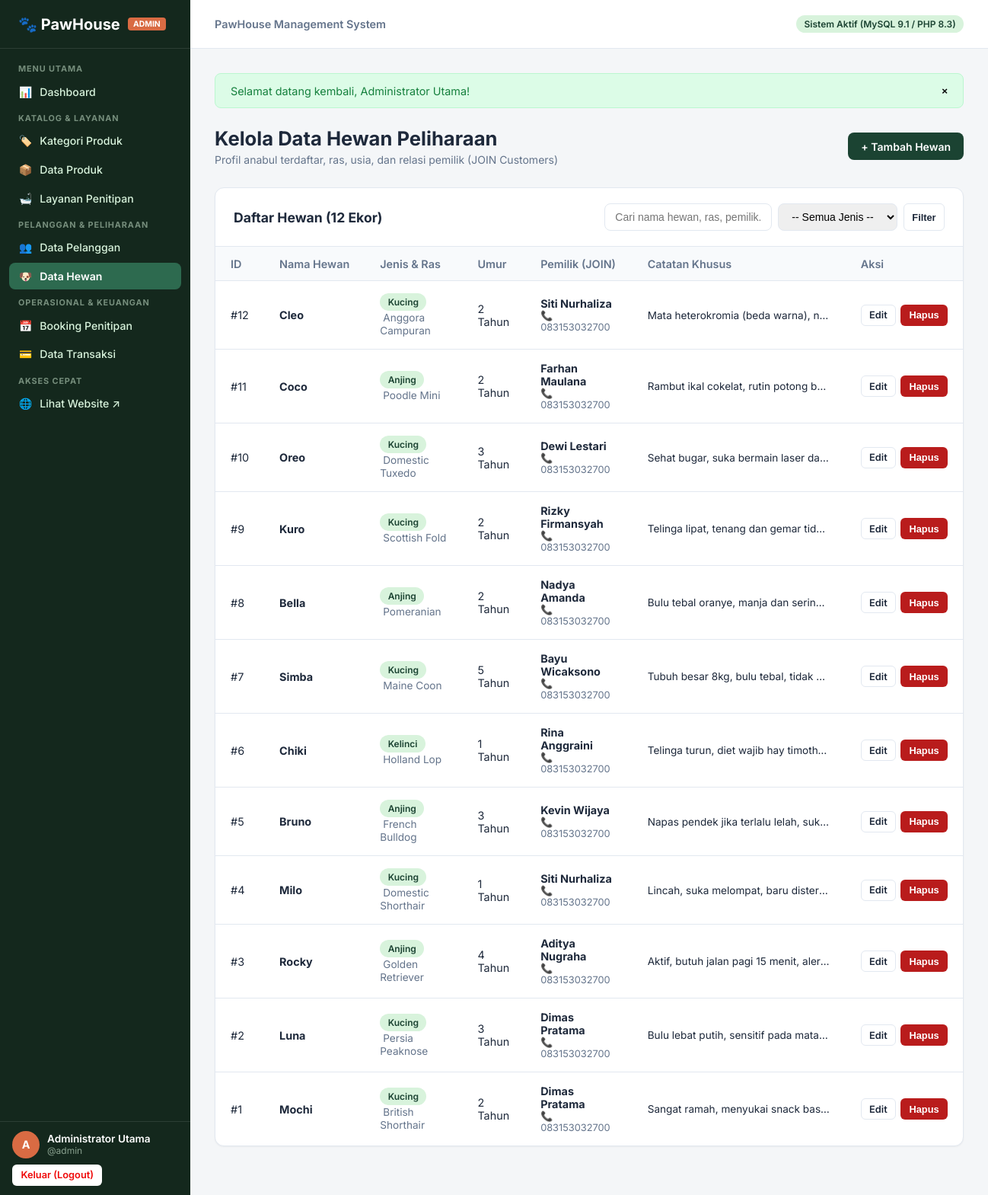
Page /admin/pets/index.php (signed in) on the committed database.
### tables this page shows
CREATE TABLE `pets` (
  `id` INT AUTO_INCREMENT PRIMARY KEY,
  `customer_id` INT NOT NULL,
  `name` VARCHAR(100) NOT NULL,
  `type` VARCHAR(50) NOT NULL,
  `breed` VARCHAR(100) NULL,
  `age` INT NOT NULL DEFAULT 1,
  `notes` TEXT NULL,
  `created_at` TIMESTAMP DEFAULT CURRENT_TIMESTAMP,
  CONSTRAINT `fk_pets_customer` FOREIGN KEY (`customer_id`) 
    REFERENCES `customers` (`id`) ON UPDATE CASCADE ON DELETE CASCADE
);

CREATE TABLE `customers` (
  `id` INT AUTO_INCREMENT PRIMARY KEY,
  `name` VARCHAR(100) NOT NULL,
  `phone` VARCHAR(20) NOT NULL,
  `email` VARCHAR(100) NULL,
  `address` TEXT NULL,
  `created_at` TIMESTAMP DEFAULT CURRENT_TIMESTAMP
);

### config/database.php (called while the page is built, shortened)
<?php
function base_url(string $path = ''): string {
    return BASE_URL . ($path ? '/' . ltrim($path, '/') : '');
}

### includes/functions.php (called while the page is built, shortened)
<?php
function e(?string $value): string {
    return htmlspecialchars((string)$value, ENT_QUOTES, 'UTF-8');
}

### admin/pets/index.php (the view, shortened to what this page needs)
<?php
require_once __DIR__ . '/../../config/database.php';
require_once __DIR__ . '/../../includes/functions.php';
$pdo = db();
$search = trim($_GET['q'] ?? '');
$sql = "
    SELECT
        pet.*,
        cust.name AS owner_name,
        cust.phone AS owner_phone
    FROM pets pet
    JOIN customers cust ON pet.customer_id = cust.id
    WHERE 1=1
";
$params = [];
$sql .= " ORDER BY pet.id DESC";
$stmt = $pdo->prepare($sql);
$stmt->execute($params);
$pets = $stmt->fetchAll();
require_once __DIR__ . '/../../includes/admin-header.php';
?>
<div class="page-header">
    <div>
        <h1 class="page-title">Kelola Data Hewan Peliharaan</h1>
        <p class="page-subtitle">Profil anabul terdaftar, ras, usia, dan relasi pemilik (JOIN Customers)</p>
    </div>
    <div>
        <a href="<?= base_url('admin/pets/create.php') ?>" class="btn btn-primary">+ Tambah Hewan</a>
    </div>
</div>
<div class="data-card">
    <div class="data-card-header">
        <h2 class="data-card-title">Daftar Hewan (<?= count($pets) ?> Ekor)</h2>
        <div class="card-toolbar">
            <form action="<?= base_url('admin/pets/index.php') ?>" method="GET" style="display:flex; gap:0.5rem; flex-wrap:wrap;">
                <input type="text" name="q" class="search-input" placeholder="Cari nama hewan, ras, pemilik..." value="<?= e($search) ?>">
                <select name="type" class="search-input" style="min-width: 140px;">
                    <option value="">-- Semua Jenis --</option>
                </select>
                <button type="submit" class="btn btn-outline btn-sm">Filter</button>
            </form>
        </div>
    </div>
    <div class="table-responsive">
        <table class="admin-table">
            <thead>
                <tr>
                    <th style="width: 50px;">ID</th>
                    <th>Nama Hewan</th>
                    <th>Jenis & Ras</th>
                    <th>Umur</th>
                    <th>Pemilik (JOIN)</th>
                    <th>Catatan Khusus</th>
                    <th style="width: 140px;">Aksi</th>
                </tr>
            </thead>
            <tbody>
                <?php if (empty($pets)): ?>
                    <tr>
                        <td colspan="7" class="empty-state">Tidak ada data hewan ditemukan.</td>
                    </tr>
                <?php else: ?>
                    <?php foreach ($pets as $p): ?>
                        <tr>
                            <td>#<?= e($p['id']) ?></td>
                            <td><strong><?= e($p['name']) ?></strong></td>
                            <td>
                                <span class="badge badge-primary"><?= e($p['type']) ?></span>
                                <span style="font-size: 0.85rem; color: var(--admin-text-muted); margin-left: 4px;"><?= e($p['breed'] ?: 'Campuran') ?></span>
                            </td>
                            <td><?= e($p['age']) ?> Tahun</td>
                            <td>
                                <div><strong><?= e($p['owner_name']) ?></strong></div>
                                <div style="font-size: 0.8rem; color: var(--admin-text-muted);">📞 <?= e($p['owner_phone']) ?></div>
                            </td>
                            <td>
                                <div style="font-size: 0.85rem; max-width: 240px; white-space: nowrap; overflow: hidden; text-overflow: ellipsis;">
                                    <?= e($p['notes'] ?: '-') ?>
                                </div>
                            </td>
                            <td>
                                <div class="actions-cell">
                                    <a href="<?= base_url('admin/pets/edit.php?id=' . $p['id']) ?>" class="btn btn-outline btn-sm">Edit</a>
                                    <form action="<?= base_url('admin/pets/delete.php') ?>" method="POST" class="form-delete" data-name="hewan <?= e($p['name']) ?>" style="display:inline;">
                                        <button type="submit" class="btn btn-danger btn-sm">Hapus</button>
                                    </form>
                                </div>
                            </td>
                        </tr>
                    <?php endforeach; ?>
                <?php endif; ?>
            </tbody>
        </table>
    </div>
</div>
<?php require_once __DIR__ . '/../../includes/admin-footer.php'; ?>

### assets/css/admin.css (style rules this page uses)
:root { --admin-sidebar-bg: #14281D; --admin-sidebar-hover: #1E3F2E; --admin-sidebar-active: #2D6A4F; --admin-sidebar-text: #D8F3DC; --color-primary: #1B4332; --color-primary-light: #2D6A4F; --color-accent: #D96B43; --color-accent-hover: #BF5730; --admin-bg: #F4F6F8; --admin-surface: #FFFFFF; --admin-border: #E2E8F0; --admin-text: #1E293B; --admin-text-muted: #64748B; --color-success: #15803D; --color-success-bg: #DCFCE7; --color-warning: #B45309; --color-warning-bg: #FEF3C7; --color-danger: #B91C1C; --color-danger-bg: #FEE2E2; --color-info: #0369A1; --color-info-bg: #E0F2FE; --sidebar-width: 250px; --header-height: 64px; --radius-sm: 6px; --radius-md: 8px; --radius-lg: 12px; --shadow-sm: 0 1px 2px 0 rgba(0, 0, 0, 0.05); --shadow-md: 0 4px 6px -1px rgba(0, 0, 0, 0.1), 0 2px 4px -1px rgba(0, 0, 0, 0.06); }
*, *::before, *::after { box-sizing: border-box; margin: 0; padding: 0; }
body { font-family: 'Inter', -apple-system, BlinkMacSystemFont, 'Segoe UI', Roboto, sans-serif; color: var(--admin-text); background: var(--admin-bg); min-height: 100vh; display: flex; }
.page-header { display: flex; justify-content: space-between; align-items: center; margin-bottom: 1.75rem; flex-wrap: wrap; gap: 1rem; }
.page-title { font-size: 1.6rem; font-weight: 700; color: var(--admin-text); }
.page-subtitle { font-size: 0.875rem; color: var(--admin-text-muted); margin-top: 0.25rem; }
.data-card { background: var(--admin-surface); border: 1px solid var(--admin-border); border-radius: var(--radius-lg); box-shadow: var(--shadow-sm); margin-bottom: 2rem; overflow: hidden; }
.data-card-header { padding: 1.25rem 1.5rem; border-bottom: 1px solid var(--admin-border); display: flex; justify-content: space-between; align-items: center; flex-wrap: wrap; gap: 1rem; }
.data-card-title { font-size: 1.1rem; font-weight: 700; color: var(--admin-text); }
.card-toolbar { display: flex; gap: 0.75rem; align-items: center; flex-wrap: wrap; }
.search-input { padding: 0.5rem 0.85rem; font-size: 0.875rem; border: 1px solid var(--admin-border); border-radius: var(--radius-md); min-width: 220px; }
.table-responsive { width: 100%; overflow-x: auto; }
.admin-table { width: 100%; border-collapse: collapse; text-align: left; font-size: 0.9rem; }
.admin-table th { background: #F8FAFC; padding: 0.85rem 1.25rem; font-weight: 600; color: var(--admin-text-muted); border-bottom: 1px solid var(--admin-border); white-space: nowrap; }
.admin-table td { padding: 1rem 1.25rem; border-bottom: 1px solid var(--admin-border); color: var(--admin-text); vertical-align: middle; }
.admin-table tbody tr:last-child td { border-bottom: none; }
.actions-cell { display: flex; align-items: center; gap: 6px; white-space: nowrap; }
.btn { display: inline-flex; align-items: center; justify-content: center; gap: 6px; padding: 0.55rem 1rem; font-size: 0.875rem; font-weight: 600; border-radius: var(--radius-md); border: 1px solid transparent; cursor: pointer; text-decoration: none; transition: all 0.15s ease; }
.btn-primary { background: var(--color-primary); color: #FFFFFF; }
.btn-outline { background: #FFFFFF; border-color: var(--admin-border); color: var(--admin-text); }
.btn-danger { background: var(--color-danger); color: #FFFFFF; }
.btn-sm { padding: 0.35rem 0.65rem; font-size: 0.8rem; border-radius: var(--radius-sm); }
.badge { display: inline-block; padding: 0.25rem 0.65rem; font-size: 0.75rem; font-weight: 600; border-radius: 9999px; white-space: nowrap; }
.badge-primary { background: #D8F3DC; color: #1B4332; }

### rows in the picture
pets: id "12", name "Cleo", type "Kucing", breed "Anggora Campuran", age "2", customer.name "Siti Nurhaliza", customer.phone "083153032700", notes "Mata heterokromia (beda warna), n…"
pets: id "11", name "Coco", type "Anjing", breed "Poodle Mini", age "2", customer.name "Farhan Maulana", customer.phone "083153032700", notes "Rambut ikal cokelat, rutin potong b…"
pets: id "10", name "Oreo", type "Kucing", breed "Domestic Tuxedo", age "3", customer.name "Dewi Lestari", customer.phone "083153032700", notes "Sehat bugar, suka bermain laser da…"
pets: id "9", name "Kuro", type "Kucing", breed "Scottish Fold", age "2", customer.name "Rizky Firmansyah", customer.phone "083153032700", notes "Telinga lipat, tenang dan gemar tid…"
pets: id "8", name "Bella", type "Anjing", breed "Pomeranian", age "2", customer.name "Nadya Amanda", customer.phone "083153032700", notes "Bulu tebal oranye, manja dan serin…"
pets: id "7", name "Simba", type "Kucing", breed "Maine Coon", age "5", customer.name "Bayu Wicaksono", customer.phone "083153032700", notes "Tubuh besar 8kg, bulu tebal, tidak…"
pets: id "6", name "Chiki", type "Kelinci", breed "Holland Lop", age "1", customer.name "Rina Anggraini", customer.phone "083153032700", notes "Telinga turun, diet wajib hay timoth…"
pets: id "5", name "Bruno", type "Anjing", breed "French Bulldog", age "3", customer.name "Kevin Wijaya", customer.phone "083153032700", notes "Napas pendek jika terlalu lelah, suk…"
pets: id "4", name "Milo", type "Kucing", breed "Domestic Shorthair", age "1", customer.name "Siti Nurhaliza", customer.phone "083153032700", notes "Lincah, suka melompat, baru dister…"
pets: id "3", name "Rocky", type "Anjing", breed "Golden Retriever", age "4", customer.name "Aditya Nugraha", customer.phone "083153032700", notes "Aktif, butuh jalan pagi 15 menit, aler…"
pets: id "2", name "Luna", type "Kucing", breed "Persia Peaknose", age "3", customer.name "Dimas Pratama", customer.phone "083153032700", notes "Bulu lebat putih, sensitif pada mata…"
pets: id "1", name "Mochi", type "Kucing", breed "British Shorthair", age "2", customer.name "Dimas Pratama", customer.phone "083153032700", notes "Sangat ramah, menyukai snack bas…"

### other values in the picture
$currentAdmin['role'] "ADMIN"
substr($currentAdmin['name'] ?? 'A', 0, 1) "A"
$currentAdmin['name'] "Administrator Utama"
$currentAdmin['username'] "admin"
$flash['message'] "Selamat datang kembali, Administrator Utama!"
count($pets) "12"
